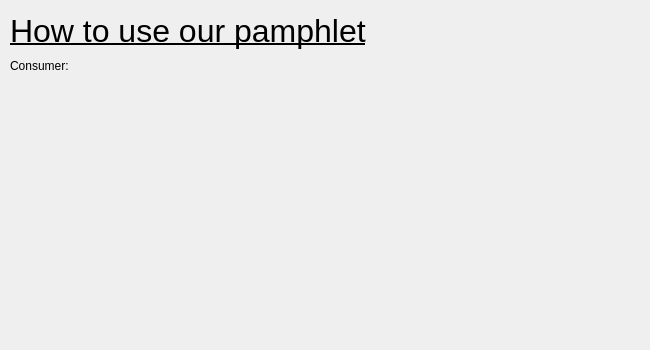
<?xml version="1.0" encoding="UTF-8"?>
<ui version="4.0">
 <class>Help</class>
 <widget class="QDialog" name="Help">
  <property name="geometry">
   <rect>
    <x>0</x>
    <y>0</y>
    <width>650</width>
    <height>350</height>
   </rect>
  </property>
  <property name="windowTitle">
   <string>Dialog</string>
  </property>
  <widget class="QLabel" name="label">
   <property name="geometry">
    <rect>
     <x>10</x>
     <y>10</y>
     <width>621</width>
     <height>41</height>
    </rect>
   </property>
   <property name="font">
    <font>
     <pointsize>24</pointsize>
     <weight>50</weight>
     <bold>false</bold>
     <underline>true</underline>
    </font>
   </property>
   <property name="text">
    <string>How to use our pamphlet</string>
   </property>
  </widget>
  <widget class="QLabel" name="label_2">
   <property name="geometry">
    <rect>
     <x>10</x>
     <y>50</y>
     <width>251</width>
     <height>31</height>
    </rect>
   </property>
   <property name="text">
    <string>Consumer:</string>
   </property>
  </widget>
  <widget class="QLabel" name="label_3">
   <property name="geometry">
    <rect>
     <x>0</x>
     <y>0</y>
     <width>651</width>
     <height>351</height>
    </rect>
   </property>
   <property name="text">
    <string/>
   </property>
   <property name="pixmap">
    <pixmap>../../../../OneDrive/Pictures/Saved Pictures/kaneki2.jpg</pixmap>
   </property>
   <property name="scaledContents">
    <bool>true</bool>
   </property>
  </widget>
  <zorder>label_3</zorder>
  <zorder>label</zorder>
  <zorder>label_2</zorder>
 </widget>
 <resources/>
 <connections/>
</ui>
